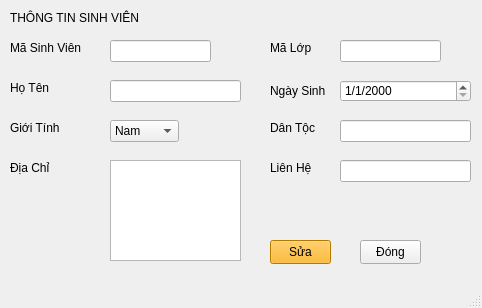
<?xml version="1.0" encoding="UTF-8"?>
<ui version="4.0">
 <class>MainWindow</class>
 <widget class="QMainWindow" name="MainWindow">
  <property name="geometry">
   <rect>
    <x>0</x>
    <y>0</y>
    <width>482</width>
    <height>308</height>
   </rect>
  </property>
  <property name="windowTitle">
   <string>MainWindow</string>
  </property>
  <widget class="QWidget" name="centralwidget">
   <widget class="QLabel" name="label">
    <property name="geometry">
     <rect>
      <x>10</x>
      <y>10</y>
      <width>181</width>
      <height>16</height>
     </rect>
    </property>
    <property name="styleSheet">
     <string notr="true">font: 700 12pt &quot;Segoe UI&quot;;</string>
    </property>
    <property name="text">
     <string>THÔNG TIN SINH VIÊN</string>
    </property>
   </widget>
   <widget class="QLabel" name="label_2">
    <property name="geometry">
     <rect>
      <x>270</x>
      <y>40</y>
      <width>49</width>
      <height>16</height>
     </rect>
    </property>
    <property name="styleSheet">
     <string notr="true">font: 10pt &quot;Segoe UI&quot;;</string>
    </property>
    <property name="text">
     <string>Mã Lớp</string>
    </property>
   </widget>
   <widget class="QLabel" name="label_3">
    <property name="geometry">
     <rect>
      <x>10</x>
      <y>40</y>
      <width>91</width>
      <height>16</height>
     </rect>
    </property>
    <property name="styleSheet">
     <string notr="true">font: 10pt &quot;Segoe UI&quot;;</string>
    </property>
    <property name="text">
     <string>Mã Sinh Viên</string>
    </property>
   </widget>
   <widget class="QLineEdit" name="detailIDSV">
    <property name="geometry">
     <rect>
      <x>110</x>
      <y>40</y>
      <width>101</width>
      <height>22</height>
     </rect>
    </property>
    <property name="styleSheet">
     <string notr="true">font: 10pt &quot;Segoe UI&quot;;</string>
    </property>
    <property name="readOnly">
     <bool>true</bool>
    </property>
   </widget>
   <widget class="QLabel" name="label_4">
    <property name="geometry">
     <rect>
      <x>10</x>
      <y>80</y>
      <width>51</width>
      <height>16</height>
     </rect>
    </property>
    <property name="styleSheet">
     <string notr="true">font: 10pt &quot;Segoe UI&quot;;</string>
    </property>
    <property name="text">
     <string>Họ Tên</string>
    </property>
   </widget>
   <widget class="QLineEdit" name="detailNameSV">
    <property name="geometry">
     <rect>
      <x>110</x>
      <y>80</y>
      <width>131</width>
      <height>22</height>
     </rect>
    </property>
    <property name="styleSheet">
     <string notr="true">font: 10pt &quot;Segoe UI&quot;;</string>
    </property>
    <property name="readOnly">
     <bool>false</bool>
    </property>
   </widget>
   <widget class="QLabel" name="label_5">
    <property name="geometry">
     <rect>
      <x>270</x>
      <y>80</y>
      <width>71</width>
      <height>21</height>
     </rect>
    </property>
    <property name="styleSheet">
     <string notr="true">font: 10pt &quot;Segoe UI&quot;;</string>
    </property>
    <property name="text">
     <string>Ngày Sinh</string>
    </property>
   </widget>
   <widget class="QDateEdit" name="dateOfB">
    <property name="geometry">
     <rect>
      <x>340</x>
      <y>80</y>
      <width>131</width>
      <height>22</height>
     </rect>
    </property>
    <property name="readOnly">
     <bool>false</bool>
    </property>
    <property name="displayFormat">
     <string>d/M/yyyy</string>
    </property>
   </widget>
   <widget class="QLabel" name="label_6">
    <property name="geometry">
     <rect>
      <x>10</x>
      <y>120</y>
      <width>51</width>
      <height>16</height>
     </rect>
    </property>
    <property name="styleSheet">
     <string notr="true">font: 10pt &quot;Segoe UI&quot;;</string>
    </property>
    <property name="text">
     <string>Giới Tính</string>
    </property>
   </widget>
   <widget class="QComboBox" name="cbBoxSex">
    <property name="geometry">
     <rect>
      <x>110</x>
      <y>120</y>
      <width>69</width>
      <height>22</height>
     </rect>
    </property>
    <item>
     <property name="text">
      <string>Nam</string>
     </property>
    </item>
    <item>
     <property name="text">
      <string>Nữ</string>
     </property>
    </item>
    <item>
     <property name="text">
      <string>Khác</string>
     </property>
    </item>
   </widget>
   <widget class="QFontComboBox" name="fontComboBox">
    <property name="geometry">
     <rect>
      <x>40</x>
      <y>300</y>
      <width>209</width>
      <height>22</height>
     </rect>
    </property>
   </widget>
   <widget class="QLabel" name="label_7">
    <property name="geometry">
     <rect>
      <x>270</x>
      <y>120</y>
      <width>51</width>
      <height>16</height>
     </rect>
    </property>
    <property name="styleSheet">
     <string notr="true">font: 10pt &quot;Segoe UI&quot;;</string>
    </property>
    <property name="text">
     <string>Dân Tộc</string>
    </property>
   </widget>
   <widget class="QLineEdit" name="detailDanToc">
    <property name="geometry">
     <rect>
      <x>340</x>
      <y>120</y>
      <width>131</width>
      <height>22</height>
     </rect>
    </property>
    <property name="styleSheet">
     <string notr="true">font: 10pt &quot;Segoe UI&quot;;</string>
    </property>
    <property name="readOnly">
     <bool>false</bool>
    </property>
   </widget>
   <widget class="QLabel" name="label_8">
    <property name="geometry">
     <rect>
      <x>10</x>
      <y>160</y>
      <width>51</width>
      <height>16</height>
     </rect>
    </property>
    <property name="styleSheet">
     <string notr="true">font: 10pt &quot;Segoe UI&quot;;</string>
    </property>
    <property name="text">
     <string>Địa Chỉ</string>
    </property>
   </widget>
   <widget class="QPlainTextEdit" name="plainTextEditDiaChi">
    <property name="geometry">
     <rect>
      <x>110</x>
      <y>160</y>
      <width>131</width>
      <height>101</height>
     </rect>
    </property>
    <property name="readOnly">
     <bool>false</bool>
    </property>
   </widget>
   <widget class="QLabel" name="label_9">
    <property name="geometry">
     <rect>
      <x>270</x>
      <y>160</y>
      <width>51</width>
      <height>16</height>
     </rect>
    </property>
    <property name="styleSheet">
     <string notr="true">font: 10pt &quot;Segoe UI&quot;;</string>
    </property>
    <property name="text">
     <string>Liên Hệ</string>
    </property>
   </widget>
   <widget class="QLineEdit" name="detailSDT">
    <property name="geometry">
     <rect>
      <x>340</x>
      <y>160</y>
      <width>131</width>
      <height>22</height>
     </rect>
    </property>
    <property name="styleSheet">
     <string notr="true">font: 10pt &quot;Segoe UI&quot;;</string>
    </property>
    <property name="readOnly">
     <bool>false</bool>
    </property>
   </widget>
   <widget class="QPushButton" name="btnEdit">
    <property name="geometry">
     <rect>
      <x>270</x>
      <y>240</y>
      <width>61</width>
      <height>24</height>
     </rect>
    </property>
    <property name="styleSheet">
     <string notr="true">background-color: rgb(255, 170, 0);</string>
    </property>
    <property name="text">
     <string>Sửa</string>
    </property>
   </widget>
   <widget class="QPushButton" name="btnClose">
    <property name="geometry">
     <rect>
      <x>360</x>
      <y>240</y>
      <width>61</width>
      <height>24</height>
     </rect>
    </property>
    <property name="styleSheet">
     <string notr="true"/>
    </property>
    <property name="text">
     <string>Đóng</string>
    </property>
   </widget>
   <widget class="QLineEdit" name="detailIDLop">
    <property name="geometry">
     <rect>
      <x>340</x>
      <y>40</y>
      <width>101</width>
      <height>22</height>
     </rect>
    </property>
    <property name="styleSheet">
     <string notr="true">font: 10pt &quot;Segoe UI&quot;;</string>
    </property>
    <property name="readOnly">
     <bool>true</bool>
    </property>
   </widget>
  </widget>
  <widget class="QMenuBar" name="menubar">
   <property name="geometry">
    <rect>
     <x>0</x>
     <y>0</y>
     <width>482</width>
     <height>22</height>
    </rect>
   </property>
  </widget>
  <widget class="QStatusBar" name="statusbar"/>
 </widget>
 <resources/>
 <connections/>
</ui>
